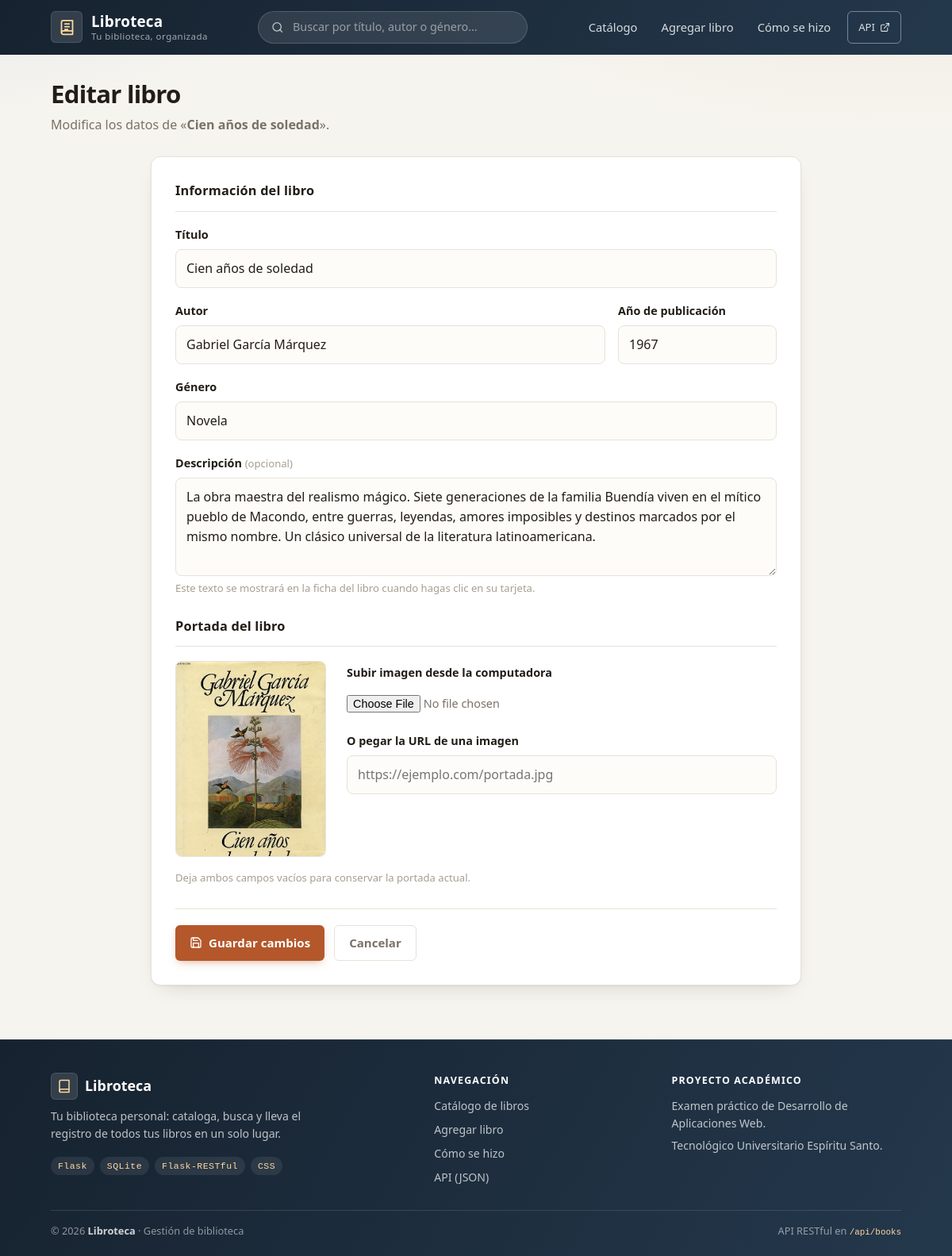
The page /editar/1 on the database its author committed.
### tables this page shows
CREATE TABLE libros (
                id INTEGER PRIMARY KEY AUTOINCREMENT,
                titulo TEXT NOT NULL,
                autor TEXT NOT NULL,
                genero TEXT NOT NULL,
                anio_publicacion INTEGER NOT NULL,
                descripcion TEXT NOT NULL DEFAULT '',
                imagen TEXT NOT NULL DEFAULT '',
                pdf TEXT NOT NULL DEFAULT '',
                favorito INTEGER NOT NULL DEFAULT 0
            );

### routes.py (the view, shortened to what this page needs)
@web_bp.route("/editar/<int:book_id>", methods=["GET", "POST"])
def edit_book(book_id):
    book = models.get_book(book_id)
    if not book:
        flash("El libro no existe.", "error")
        return redirect(url_for("web.index"))
    book = dict(book)
    return render_template("edit_book.html", book=book)

### app.py (called while the page is built)
@app.template_filter("image_url")
def image_url_filter(value):
    if not value:
        return None
    if value.startswith(("http://", "https://")):
        return value
    if value.startswith(("uploads/", "portadas/")):
        return url_for("static", filename=value)
    return None

### models.py (called while the page is built)
def connect():
    conn = sqlite3.connect(DATABASE)
    conn.row_factory = sqlite3.Row
    return conn

def get_book(book_id):
    conn = connect()
    row = conn.execute(
        "SELECT * FROM libros WHERE id = ?", (book_id,)
    ).fetchone()
    conn.close()
    return row

### templates/edit_book.html (shortened to what this page needs)
{% extends "base.html" %}
{% block content %}
<section class="page-head">
  <div class="page-head-text">
    <h1>Editar libro</h1>
    <p>Modifica los datos de «<strong>{{ book['titulo'] }}</strong>».</p>
  </div>
</section>
<form class="book-form" method="post" enctype="multipart/form-data">
  <div class="form-section">
    <h2 class="form-section-title">Información del libro</h2>
    <div class="field">
      <label for="titulo">Título</label>
      <input type="text" id="titulo" name="titulo" value="{{ book['titulo'] }}" required maxlength="200" autofocus>
    </div>
    <div class="field-row">
      <div class="field">
        <label for="autor">Autor</label>
        <input type="text" id="autor" name="autor" value="{{ book['autor'] }}" required maxlength="200">
      </div>
      <div class="field">
        <label for="anio_publicacion">Año de publicación</label>
        <input type="number" id="anio_publicacion" name="anio_publicacion" value="{{ book['anio_publicacion'] }}" required min="1000" max="3000" step="1">
      </div>
    </div>
    <div class="field">
      <label for="genero">Género</label>
      <input type="text" id="genero" name="genero" value="{{ book['genero'] }}" required maxlength="100" list="generos-sugeridos">
    </div>
    <div class="field">
      <label for="descripcion">Descripción <span class="field-optional">(opcional)</span></label>
      <textarea id="descripcion" name="descripcion" rows="4" maxlength="1000" placeholder="Un breve texto explicando de qué trata el libro…">{{ book['descripcion'] }}</textarea>
      <p class="field-hint">Este texto se mostrará en la ficha del libro cuando hagas clic en su tarjeta.</p>
    </div>
  </div>
  <div class="form-section">
    <h2 class="form-section-title">Portada del libro</h2>
    {% set current_cover = book['imagen']|image_url %}
    <div class="cover-pick">
      <div class="cover-preview {{ 'has-image' if current_cover }}" id="cover-preview" aria-hidden="true">
        {% if current_cover %}
          <img src="{{ current_cover }}" alt="Portada actual de {{ book['titulo'] }}">
        {% endif %}
      </div>
      <div class="cover-pick-options">
        <div class="field">
          <label for="imagen_file">Subir imagen desde la computadora</label>
          <input type="file" id="imagen_file" name="imagen_file" accept="image/jpeg,image/png,image/gif,image/webp,image/svg+xml">
        </div>
        <div class="field">
          <label for="imagen_url">O pegar la URL de una imagen</label>
          <input type="url" id="imagen_url" name="imagen_url" placeholder="https://ejemplo.com/portada.jpg">
        </div>
      </div>
    </div>
    <p class="field-hint">Deja ambos campos vacíos para conservar la portada actual.</p>
  </div>
  <div class="form-actions">
    <button type="submit" class="btn btn--primary">
      <svg viewBox="0 0 24 24" width="16" height="16" fill="none" stroke="currentColor" stroke-width="2" stroke-linecap="round" stroke-linejoin="round"><path d="M19 21H5a2 2 0 0 1-2-2V5a2 2 0 0 1 2-2h11l5 5v11a2 2 0 0 1-2 2z"/><polyline points="17 21 17 13 7 13 7 21"/><polyline points="7 3 7 8 15 8"/></svg>
      Guardar cambios
    </button>
    <a class="btn btn--ghost" href="{{ url_for('web.index') }}">Cancelar</a>
  </div>
</form>
{% endblock %}

### static/style.css (style rules this page uses)
:root { --bg: #f6f4ef; --surface: #ffffff; --surface-2: #fbfaf7; --ink: #221d16; --ink-soft: #7a7166; --ink-faint: #a89e90; --line: #e7e2d8; --brand: #24384c; --brand-dark: #16222f; --brand-soft: #eaf0f6; --accent: #b4572b; --accent-dark: #91421f; --success: #2f6b48; --success-bg: #e8f3ed; --error: #b2342b; --error-bg: #fbece9; --radius: 8px; --radius-sm: 6px; --radius-lg: 12px; --shadow: 0 1px 2px rgba(34, 29, 22, 0.05), 0 10px 26px -14px rgba(34, 29, 22, 0.22); --shadow-lg: 0 4px 8px -4px rgba(34, 29, 22, 0.14), 0 22px 44px -20px rgba(34, 29, 22, 0.4); --font: "Segoe UI", system-ui, -apple-system, "Helvetica Neue", Arial, sans-serif; --mono: ui-monospace, "Cascadia Mono", "SF Mono", Consolas, monospace; }
* { box-sizing: border-box; }
html { -webkit-text-size-adjust: 100%; scroll-behavior: smooth; }
body { margin: 0; font-family: var(--font); color: var(--ink); line-height: 1.55; background: radial-gradient(1000px 460px at 92% -100px, rgba(219, 188, 148, 0.16), transparent 60%), radial-gradient(900px 420px at -8% -80px, rgba(94, 132, 168, 0.12), transparent 55%), var(--bg); min-height: 100vh; display: flex; flex-direction: column; }
img { max-width: 100%; }
.page-head { display: flex; align-items: flex-end; justify-content: space-between; gap: 18px; flex-wrap: wrap; margin-bottom: 28px; }
.page-head-text h1 { margin: 0; font-size: 1.95rem; letter-spacing: -0.025em; line-height: 1.15; }
.page-head-text p { margin: 8px 0 0; color: var(--ink-soft); }
.btn { display: inline-flex; align-items: center; justify-content: center; gap: 8px; border: none; border-radius: var(--radius-sm); padding: 10px 18px; font-size: 0.94rem; font-weight: 600; font-family: inherit; text-decoration: none; cursor: pointer; transition: transform 0.08s ease, background 0.15s ease, box-shadow 0.15s ease; }
.btn--primary { background: var(--accent); color: #fff; box-shadow: 0 4px 12px -4px rgba(180, 87, 43, 0.55); }
.btn--ghost { background: transparent; color: var(--ink-soft); border: 1px solid var(--line); }
.book-form { background: var(--surface); border: 1px solid var(--line); border-radius: var(--radius-lg); box-shadow: var(--shadow); padding: 30px; display: grid; gap: 26px; max-width: 820px; margin: 0 auto; }
.form-section { display: grid; gap: 18px; }
.form-section-title { margin: 0; font-size: 1.02rem; letter-spacing: 0.01em; padding-bottom: 12px; border-bottom: 1px solid var(--line); }
.field { display: grid; gap: 7px; }
.field label { font-weight: 600; font-size: 0.9rem; }
.field-optional { color: var(--ink-faint); font-weight: 500; font-size: 0.82rem; }
.field input[type="text"], .field input[type="number"], .field input[type="url"], .field textarea { font: inherit; color: var(--ink); background: #fdfcf9; border: 1px solid var(--line); border-radius: var(--radius); padding: 11px 13px; transition: border-color 0.15s ease, box-shadow 0.15s ease; }
.field textarea { resize: vertical; min-height: 104px; }
.field input[type="file"] { font: inherit; font-size: 0.9rem; color: var(--ink-soft); padding: 9px 0; }
.field-hint { margin: -2px 0 0; font-size: 0.82rem; color: var(--ink-faint); }
.field-row { display: grid; grid-template-columns: 1fr 200px; gap: 16px; }
.cover-pick { display: grid; grid-template-columns: 190px 1fr; gap: 26px; align-items: start; }
.cover-preview { aspect-ratio: 10 / 13; border: 1px dashed var(--line); border-radius: var(--radius); display: grid; place-items: center; text-align: center; gap: 8px; padding: 14px; color: var(--ink-faint); background: var(--surface-2); font-size: 0.8rem; overflow: hidden; }
.cover-preview.has-image { border-style: solid; place-items: start center; padding: 0; background: #fff; }
.cover-preview.has-image img { width: 100%; height: 100%; object-fit: cover; display: block; }
.cover-pick-options { display: grid; gap: 16px; padding-top: 4px; }
.form-actions { display: flex; gap: 12px; border-top: 1px solid var(--line); padding-top: 20px; margin-top: 2px; }

### rows shown on the page
libros: titulo "Cien años de soledad", autor "Gabriel García Márquez", anio_publicacion "1967", genero "Novela", descripcion "La obra maestra del realismo mágico. Siete generaciones de la familia Buendía viven en el mítico pueblo de Macondo, entre guerras, leyendas, amores imposibles y destinos marcados por el mismo nombre. Un clásico universal de la literatura latinoamericana."
